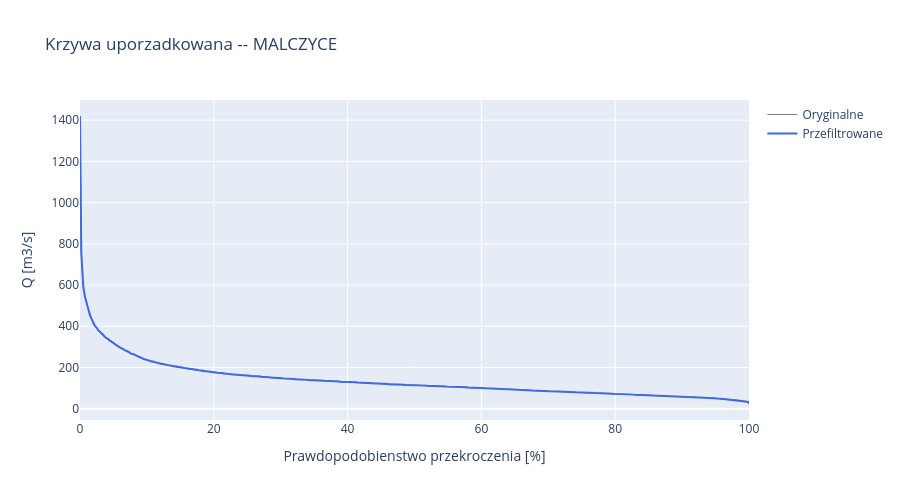

Write notebook code for a chart like this one.
### Markdown cell above
**Prompt do LLM:**
> *"Napisz kod ktory obliczy krzywa uporzadkowana (FDC) z flow_duration_curve()
> na danych oryginalnych i przefiltrowanych, i narysuje obie na jednym wykresie
> z osia Y logarytmiczna."*

**Uzyte moduly/funkcje:** `src.hydrology.flow_duration_curve()`

### Code cell
# FDC przed i po filtrowaniu
fdc_orig = flow_duration_curve(df, PRIMARY_STATION)
fdc_filt = flow_duration_curve(df_filtered, PRIMARY_STATION)

fig = go.Figure()
fig.add_trace(go.Scatter(
    x=fdc_orig['exceedance_pct'], y=fdc_orig['discharge_m3s'],
    mode='lines', name='Oryginalne', line=dict(color='gray', width=1),
))
fig.add_trace(go.Scatter(
    x=fdc_filt['exceedance_pct'], y=fdc_filt['discharge_m3s'],
    mode='lines', name='Przefiltrowane', line=dict(color='royalblue', width=2),
))
fig.update_layout(
    title=f'Krzywa uporzadkowana -- {name}',
    xaxis_title='Prawdopodobienstwo przekroczenia [%]',
    yaxis_title='Q [m3/s]', 
    height=500, hovermode='x unified',
)
fig.show()

### Figure 1 — Plotly figure (JSON) as saved in the notebook; plotly's stock layout.template omitted (floating-point values rounded to 4 significant figures; data arrays with more than 128 entries replaced by an {"elided": "..."} marker saying what was removed)
{"data": [{"line": {"color": "gray", "width": 1}, "mode": "lines", "name": "Oryginalne", "type": "scatter", "x": {"elided": "14975 float values"}, "y": {"elided": "14975 float values"}}, {"line": {"color": "royalblue", "width": 2}, "mode": "lines", "name": "Przefiltrowane", "type": "scatter", "x": {"elided": "14610 float values"}, "y": {"elided": "14610 float values"}}], "layout": {"height": 500, "hovermode": "x unified", "title": {"text": "Krzywa uporzadkowana -- MALCZYCE"}, "xaxis": {"title": {"text": "Prawdopodobienstwo przekroczenia [%]"}}, "yaxis": {"title": {"text": "Q [m3/s]"}}}}
